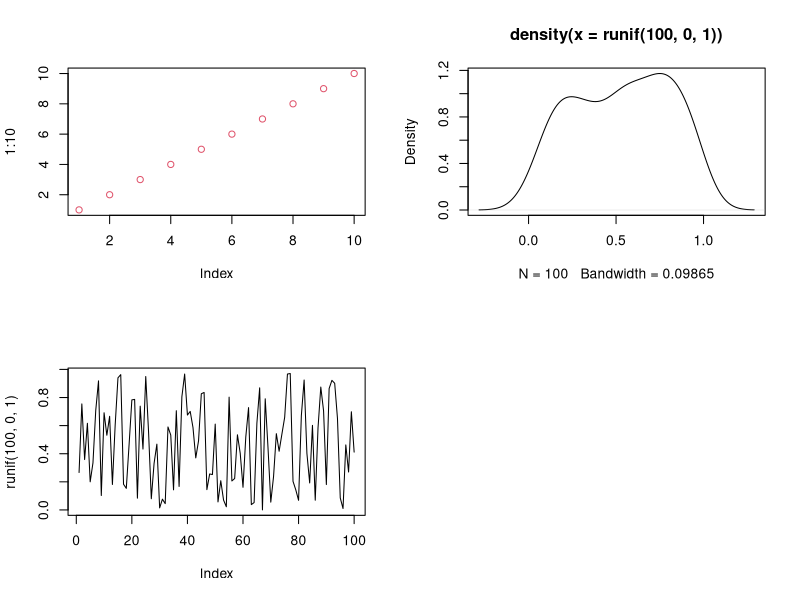

Write the R code that produced this figure. (Note: this script raises an error after producing the figure.)
## ---- chunk 1
par(mfrow=c(2,2))
plot(1:10, col=2)
plot(density(runif(100, 0.0, 1.0)))
plot(runif(100, 0.0, 1.0),type="l")
## ---- chunk 2
mermaid("
graph LR
    A==>B
")
